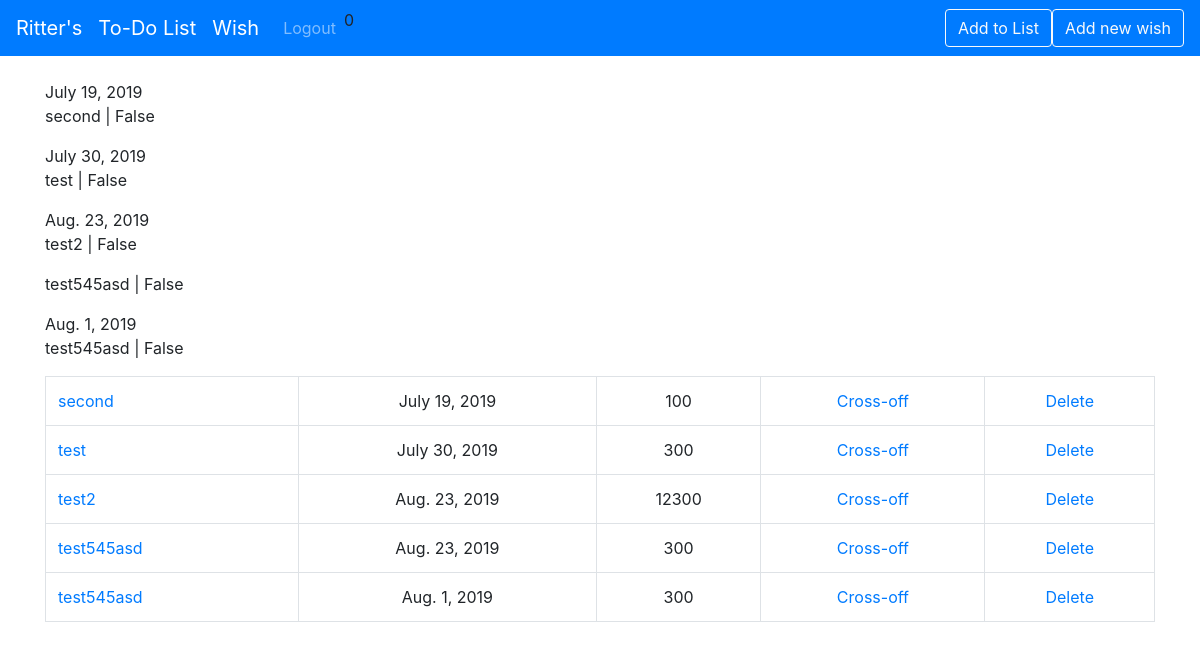
Screenshot of /home (signed in) with the database file from the repository.
### authentication/models.py (models this page shows)
class CustomUser(AbstractUser):
    points = models.IntegerField(default = 0)

### todo_list/models.py (models this page shows)
class ToDoItem(models.Model):
    item = models.CharField(max_length=200)
    ddl_date = models.DateField(default = date.today)
    points = models.IntegerField(default=100)
    completed = models.BooleanField(default = False)
    owner = models.ForeignKey('authentication.CustomUser', on_delete = models.CASCADE)
    def __str__(self):
        return self.item + ' | ' + str(self.completed)

### todo_list/views.py (the view)
# urls.py: 2. Add a URL to urlpatterns:  path('', views.home, name='home')
def home(request):
    if not request.user.is_authenticated:
        messages.warning(request,("You are not logged in!"))
        return redirect(index)
    user = request.user
    if request.method == 'POST':
        form = ListForm(request.POST or None)
        print(form)
        if form.is_valid():
            item = form.save(commit = False)
            item.owner = user
            item.save()
            all_items = ToDoItem.objects.filter(owner = user)
            messages.success(request, ('Item Has Been Added To List!'))
            return render(request, 'todo/home.html', {'all_items': all_items})
        else:
            messages.warning(request, ('Item cannot be empty!'))
            return render(request, 'todo/home.html', {'all_items': all_items})
    else:
        all_items = ToDoItem.objects.filter(owner = user)
        for item in all_items:
            print(item.item)
            print(item.id)
            print()
        return render(request, 'todo/home.html', {'all_items': all_items})

### todo_list/templates/todo/home.html (shortened to what this page needs)
{% extends 'base.html' %}
{% block content %}
{% if all_items %}
<table class='table table-bordered'>
    {% regroup all_items by ddl_date as items_by_date %}
    {% for items in items_by_date %}
    {% for item in items.list %}
    <p>{{ item }}</p>
    <ul>
        {% if item.completed %}
        <tr class='table-secondary'>
            <td>
                <a href="{% url 'edit' item.id %}"><del>{{ item.item }}</del></a>
            </td>
            <td>
                <center>{{ item.ddl_date }}</center>
            </td>
            <td>
                <center>{{ item.points }}</center>
            </td>
            <td>
                <center><a href="{% url 'uncross' item.id %}">Uncross</a></center>
            </td>
            <td>
                <center><a href="{% url 'delete' item.id %}">Delete</a></center>
            </td>
        </tr>
        {% else %}
        <tr>
            <td>
                <a href="{% url 'edit' item.id %}">{{ item.item }}</a>
            </td>
            <td>
                <center>{{ item.ddl_date }}</center>
            </td>
            <td>
                <center>{{ item.points }}</center>
            </td>
            <td>
                <center><a href="{% url 'cross-off' item.id %}">Cross-off</a></center>
            </td>
            <td>
                <center><a href="{% url 'delete' item.id %}">Delete</a></center>
            </td>
        </tr>
        {% endif %}
    </ul>
    {% endfor %}
    {% endfor %}
</table>
{% endif %}
{% endblock %}

### templates/base.html (shortened to what this page needs)
{% load static %}
<!doctype html>
<html lang="en">
<head>
  <link rel="stylesheet" href="https://stackpath.bootstrapcdn.com/bootstrap/4.3.1/css/bootstrap.min.css"
>
</head>
<body>
  <nav class="navbar navbar-expand-lg navbar-dark bg-primary">
    <a class="navbar-brand" href="{% url 'index' %}">Ritter's</a>
    <a class="navbar-brand" href="{% url 'home' %}">To-Do List</a>
    <a class="navbar-brand" href="{% url 'wish' %}">Wish</a>
    <div class="collapse navbar-collapse" id="navbarSupportedContent">
      <ul class="navbar-nav mr-auto">
        {% if user.is_authenticated %}
        <li class='nav-item'>
          <a class='nav-link' href="{% url 'logout-user'%}">Logout</a>
        </li>
        <li>
          <p>{{ user.points }}</p>
        </li>
        {% else %}
        <li class='nav-item'>
          <a class='nav-link' href="{% url 'login-user' %}">Login</a>
        </li>
        {% endif %}
      </ul>
      {% if user.is_authenticated %}
      <button class="btn btn-outline-light my-2 my-sm-0" type="button" data-toggle="modal" data-target="#addToList">
        Add to List
      </button>
      <button type="button" class="btn btn-outline-light my-2 my-sm-0" data-toggle="modal" data-target="#addWish">
        Add new wish
      </button>
      {% endif %}
    </div>
  </nav>
  <br />
  <div class='container'>
    {% block content %}
    {% endblock %}
  </div>
</body>
</html>

### rows the page displays
CustomUser: points "0"
ToDoItem: item+completed "second | False", item "second", ddl_date "July 19, 2019", points "100"
ToDoItem: item+completed "test | False", item "test", ddl_date "July 30, 2019", points "300"
ToDoItem: item+completed "test2 | False", item "test2", ddl_date "Aug. 23, 2019", points "12300"
ToDoItem: item+completed "test545asd | False", item "test545asd", ddl_date "Aug. 23, 2019", points "300"
ToDoItem: item+completed "test545asd | False", item "test545asd", ddl_date "Aug. 1, 2019", points "300"
